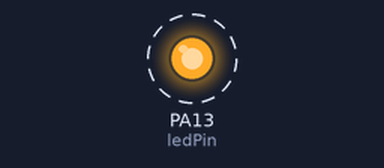
This sketch was run on a simulated STM32 Blue Pill. On the bench: output pins drawn as LEDs (lit = HIGH). Dashed ring = blinking.

Above: at 0.5 s.
Timing chart, 0 to 4.6 s (numbered marks = the images above):
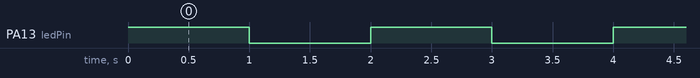

Measured:
- by itself, PA13 (ledPin): alternates HIGH for 1.0 s and LOW for 1.0 s

The sketch:

led_Blink.ino
```cpp
/**************************************************************************
   #define NANO
   #define BLUEPILL
   #define NODEMCU

   #ifdef NANO
       #define Pins and Funcs()
       #include <aaa.h>
   #elif defined BLUEPILL
       #define Pins and Funcs()
       #include <bbb.h>
   #else                   //NODEMCU
       #define Pins and Funcs()
       #include <ccc.h>
   #endif
***************************************************************************
   Adruino : 1~13, A0~A7(A0=14, A1=15, A2=16, A3=17, A4=18, A5=19, A6=20,
             A7=21)
   STM32   : PA0~PA15(0~15), PB0~PB15(16~31), PC13~PC15(32~34)
   ESP8266 : D0~D10(D0=16, D1=5, D2=4, D3=0, D4=2, D5=14, D6=12, D7=13,
             D8=15, D9=3, D10=1)
**************************************************************************/
#define NANO        // NANO 보드인 경우 define
//#define BLUEPILL  // BLUEPILL 보드인 경우 define
//#define NODEMCU   // NODEMCU 보드인 경우 define

#ifdef NANO            // NANO 보드인 경우
#define ledPin 13      // ledPin을 13핀 으로 정의한다
#elif defined BLUEPILL // BLUEPILL 보드인 경우
#define ledPin PC13    // ledPin을 PC13핀 으로 정의한다
#else                  // NANO, BLUEPILL도 아닌 경우(NODEMCU인 경우)
#define ledPin D4      // ledPin을 D4핀 으로 정의한다
#endif

/* 최초 한번만 실행 */
void setup()
{
    pinMode(ledPin, OUTPUT); // ledPin핀을 출력으로 정의
}

void loop()
{
    digitalWrite(ledPin, HIGH); // ledPin핀 출력을 HIGH
    delay(1000);                // 1000ms(1초) 지연(유지)
    digitalWrite(ledPin, LOW);  // ledPin핀 출력을 LOW
    delay(1000);                // 1000ms(1초) 지연(유지)
}
```
